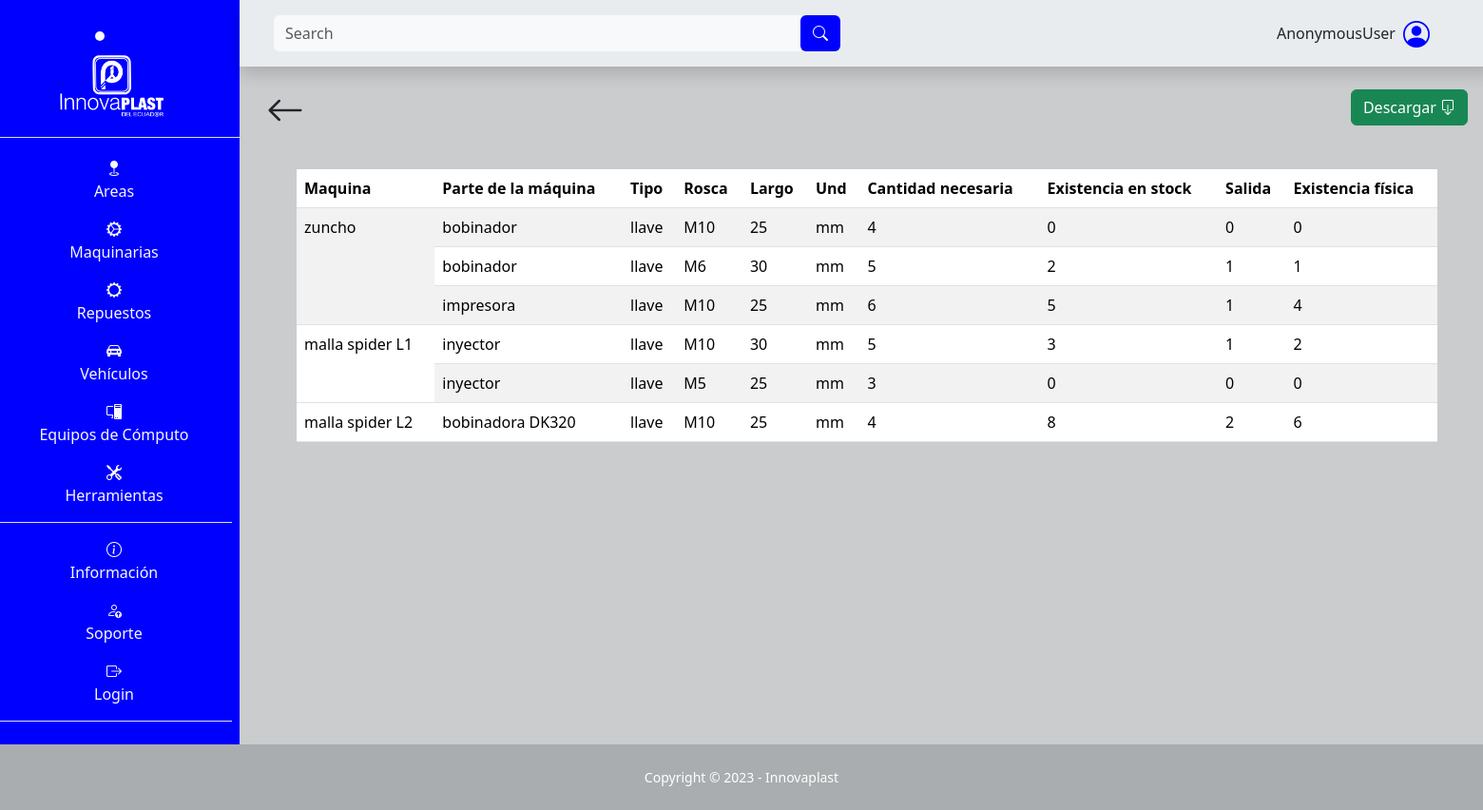
/repuesto/tabla_repuesto_general/, run on the app's committed database.
### SGE_repuesto/models.py (models this page shows, shortened)
class Maquina(models.Model):
    nombre = models.CharField(max_length=100, null=False, blank=False)

class Inventario(models.Model):
    parte = models.ForeignKey(Parte, on_delete=models.CASCADE)
    tipo = models.CharField(max_length=50, null=False, blank=False)
    rosca = models.CharField(max_length=50, null=False, blank=False)
    largo = models.CharField(max_length=50, null=False, blank=False)
    und = models.CharField(max_length=50, null=False, blank=False)
    cantidad_necesaria = models.IntegerField(null=False, blank=False)
    existencia_stock = models.IntegerField(null=False, blank=False)
    salida = models.IntegerField(null=False, blank=False)
    def existencia_fisica(self):
        cantidad_existencia_fisica = self.existencia_stock - self.salida
        return cantidad_existencia_fisica

class Parte(models.Model):
    maquina = models.ForeignKey(Maquina, on_delete=models.CASCADE)
    nombre = models.CharField(max_length=50, null=False, blank=False)

### SGE_repuesto/views.py (the view)
# urls.py: path('tabla_repuesto_general/', views.tabla_general, name='tabla_general'),
def tabla_general(request):
    inventarios = Inventario.objects.all()
    context = {
        'inventarios': inventarios,
    }
    return render(request, 'SGE_repuesto/tabla.html', context)

### templates/SGE_repuesto/tabla.html (shortened to what this page needs)
{% extends "layout/base.html" %}
{% block 'search' %}
<form class="d-flex form-inline mr-auto ml-md-3 my-2 my-md-0 ms-3 me-3 mw-100 navbar-search" role="search" action="" method='GET'>
    <div class="input-group">
        <input class="form-control bg-light border-0 small" id="search-input" name="search" type="search" placeholder="Search" aria-label="Search">
        <div class="input-group-append">
            <button class="btn barra text-light" type="submit">
                <i class="bi bi-search"></i>
            </button>
        </div>
    </div>
</form>
{% endblock 'search' %}
{% block 'content' %}
<div class="container">
    <div class="d-flex p-3 justify-content-between">
        <a class="text-decoration-none text-dark flecha-atras" href="{% url "repuesto_maquina" %}">
            <i class="bi bi-arrow-left fs-1"></i>
        </a>
        <div class="pt-2 me-3 me-md-0">
            <button type="button" class="btn btn-success" onclick="location.href='{% url 'descargar_excel_general' %}'">
                Descargar <i class="bi bi-box-arrow-down"></i>
            </button>
        </div>
    </div>
    <div class="mt-3 ps-5 pe-5">
        <table class="table table-striped">
            <thead>
                <tr>
                    <th>Maquina</th>
                    <th>Parte de la máquina</th>
                    <th>Tipo</th>
                    <th>Rosca</th>
                    <th>Largo</th>
                    <th>Und</th>
                    <th>Cantidad necesaria</th>
                    <th>Existencia en stock</th>
                    <th>Salida</th>
                    <th>Existencia física</th>
                </tr>
            </thead>
            <tbody>
                {% regroup inventarios by parte.maquina.nombre as maquina_list %}
                {% for maquina in maquina_list %}
                    <tr>
                        <td rowspan="{{ maquina.list|length }}">{{ maquina.grouper }}</td>
                        {% for inventario in maquina.list %}
                            <td>{{ inventario.parte.nombre }}</td>
                            <td>{{ inventario.tipo }}</td>
                            <td>{{ inventario.rosca }}</td>
                            <td>{{ inventario.largo }}</td>
                            <td>{{ inventario.und }}</td>
                            <td>{{ inventario.cantidad_necesaria }}</td>
                            <td>{{ inventario.existencia_stock }}</td>
                            <td>{{ inventario.salida }}</td>
                            <td>{{ inventario.existencia_fisica }}</td>
                        </tr>
                        {% endfor %}
                {% endfor %}
            </tbody>
        </table>
    </div>
</div>
{% endblock %}

### static/css/style.css (style rules this page uses)
:root { --color-primary: #2ea3f2; }
* { margin: 0; padding: 0; box-sizing: border-box; }
body { background-color: #caccce; }
.barra { background-color: blue; }

### data on the page
Maquina: grouper "zuncho"
Inventario: parte.nombre "bobinador", tipo "llave", rosca "M10", largo "25", und "mm", cantidad_necesaria "4", existencia_stock "0", salida "0", existencia_fisica "0"
Inventario: parte.nombre "bobinador", tipo "llave", rosca "M6", largo "30", und "mm", cantidad_necesaria "5", existencia_stock "2", salida "1", existencia_fisica "1"
Inventario: parte.nombre "impresora", tipo "llave", rosca "M10", largo "25", und "mm", cantidad_necesaria "6", existencia_stock "5", salida "1", existencia_fisica "4"
Maquina: grouper "malla spider L1"
Inventario: parte.nombre "inyector", tipo "llave", rosca "M10", largo "30", und "mm", cantidad_necesaria "5", existencia_stock "3", salida "1", existencia_fisica "2"
Inventario: parte.nombre "inyector", tipo "llave", rosca "M5", largo "25", und "mm", cantidad_necesaria "3", existencia_stock "0", salida "0", existencia_fisica "0"
Maquina: grouper "malla spider L2"
Inventario: parte.nombre "bobinadora DK320", tipo "llave", rosca "M10", largo "25", und "mm", cantidad_necesaria "4", existencia_stock "8", salida "2", existencia_fisica "6"

### other printed values
{{ user }} "AnonymousUser"
